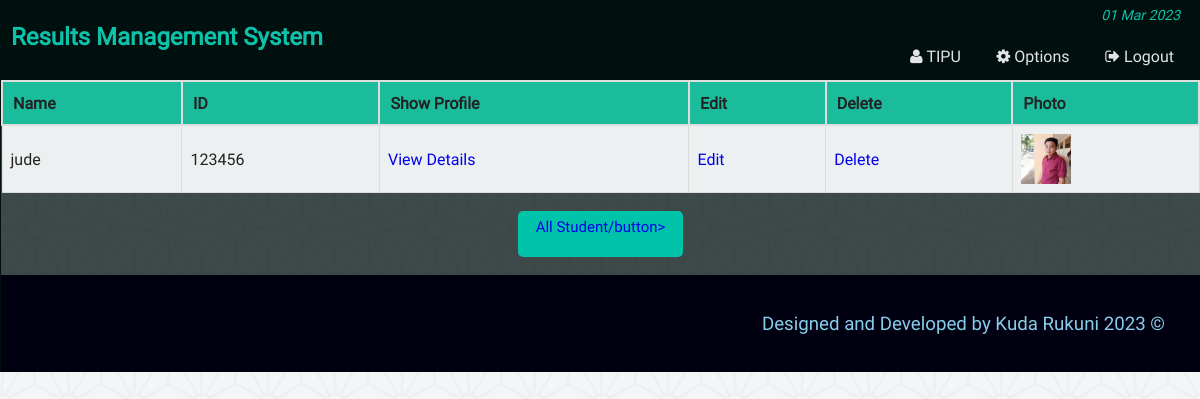
The app's page /admin_search_student.php?src_student=123456 (signed in) with its own data.
### tables this page shows
CREATE TABLE `st_info` (
  `st_id` int(11) NOT NULL,
  `name` varchar(100) NOT NULL,
  `password` varchar(32) NOT NULL,
  `email` varchar(50) NOT NULL,
  `bday` date NOT NULL,
  `program` varchar(10) NOT NULL,
  `contact` varchar(20) NOT NULL,
  `gender` varchar(10) NOT NULL,
  `address` varchar(255) NOT NULL,
  `img` varchar(255) DEFAULT NULL
);

### php/functions.php (called while the page is built, shortened)
<?php
class login_registration_class{
	public function search($query){
		global $conn;
		$result = $conn->query("SELECT * FROM st_info WHERE (st_id LIKE '%".$query."%'
							OR name LIKE '%".$query."%'
								OR contact LIKE '%".$query."%'
									OR email LIKE '%".$query."%') order by st_id");
		return $result;
	}
};
?>

### admin_search_student.php (the view, shortened to what this page needs)
<?php
	require "php/config.php";
	require_once "php/functions.php";
	$user = new login_registration_class();
?>
<?php
include "php/headertop_admin.php";
?>
	<div class="search_result">
		<table class="tab_one">
			<?php
				$key = $_GET['src_student'];
				$min_length = 1;
				if(strlen($key) >= $min_length){
					$key = htmlspecialchars($key);
					$src_result = $user->search($key);
					$count = $src_result->num_rows;
					if($count>0){
			?>
			<tr>
				<th>Name</th>
				<th>ID</th>
				<th>Show Profile</th>
				<th>Edit</th>
				<th>Delete</th>
				<th>Photo</th>
			</tr>
			<?php
				while($rows = $src_result->fetch_assoc()){
			?>
			<tr>
				<td><?php echo $rows['name'];?></td>
				<td><?php echo $rows['st_id'];?></td>
				<td><a href="admin_single_student.php?id=<?php echo $rows['st_id'];?>">View Details</a></td>
				<td><a href="admin_single_student_update.php?id=<?php echo $rows['st_id'];?>">Edit</a></td>
				<td><a href="admin_delete_student.php?id=<?php echo $rows['st_id'];?>">Delete</a></td>
				<td><img src="img/student/<?php echo $rows['img'];?>" width="50px" height="50px" title="<?php echo $rows['name'];?>" /></td>
			</tr>
			<?php } ?>
			</table>
		<?php
		}else{
				echo "<h2 style='font-size:45px;text-align:center;color:#ddd;'>Opps....No result found !</h2>";
			}
		}else{
			  echo "<h2 style='font-size:45px;text-align:center;color:#ddd;'>Opps....No result found !</h2>";
		}
		?>
		<div class="back fix">
			<p style="text-align:center"><a href="admin_all_student.php"><button class="editbtn">All Student/button></a></p>
		</div>
	</div>
<?php include "php/footerbottom.php";?>

### css/main.css (style rules this page uses)
html { color: #222; font-size: 1em; line-height: 1.4; }
audio, canvas, iframe, img, svg, video { vertical-align: middle; }
a { text-decoration:none; }
.fix { overflow:hidden; }
body { font-family:roboto !important; background: #00100fbf url(../img/ptrn.png) repeat fixed; }
.st_reg th, td { padding: 8px; }
table.tab_one { width:100%; }
table.tab_one th { background:#1abc9c; padding:10px; font-weight:bold; text-align:left; }
table.tab_one td { border:1px solid #ddd; padding:8px; }
table.tab_one td a { text-decoration:none; }
table.tab_one tr:nth-child(odd) { background:#ddd; }
table.tab_one tr:nth-child(even) { background:#ecf0f1; }
.editbtn { background-color: #01C3AA; border: none; border-radius:5px; color: white; padding: 5px 18px; text-align: center; text-decoration: none; display: inline-block; font-size: 15px; margin: 2px 1px; cursor: pointer; }
table.att_tab tr,td,th { border:2px solid #ddd; border-collapse:collapse; padding:8px; }

### records on screen
st_info: name "jude", st_id "123456", img (picture)

### other values on screen
$admin_name "TIPU"
